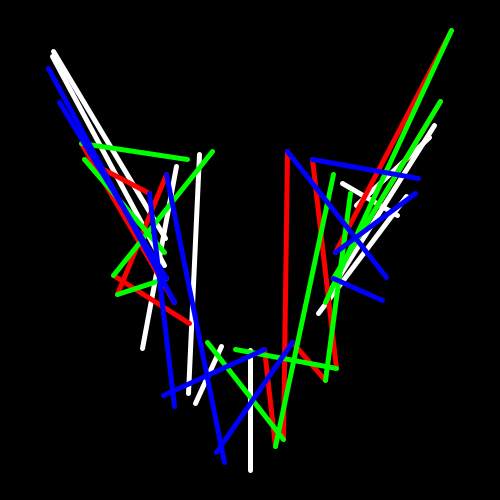
Frame 1 (no input)
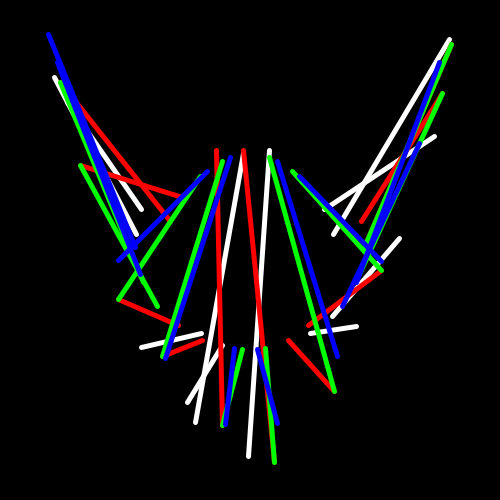
Frame 60 (the mouse pressed at the canvas centre just before this capture)
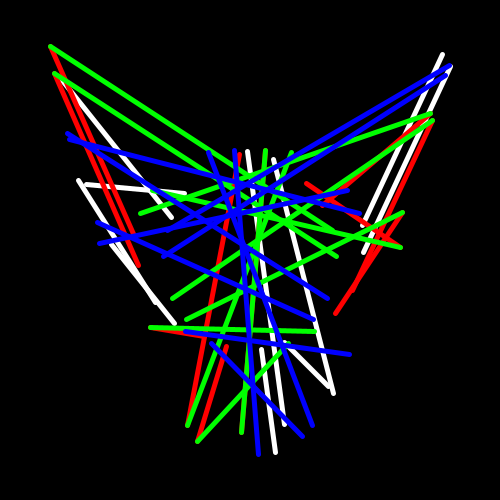
Frame 120 (the mouse held since frame 60 and released just before this capture)

The Processing sketch that drew these frames (run headless with seeded random() and noise(); from frame 60 on, the mouse is pressed at the canvas centre):

// Processing sketch: sinus_8_2
// ── sinus_8_2.pde
//********************** Eerste figuur **********************//
float x1(float t) {
return sin(t*10) * 100 + sin(t*5) * 20;  
}

float y1(float t) {
return cos(t*10) * 100;  
}

float x2(float t) {
return sin(t*10) * 200 + sin(t) * 2;  
}

float y2(float t) {
return cos(t*20) * 200 + cos(t*12) * 20;  
}
float t;
static final int NUM_LINES = 10;
//********************** Einde eerste figuur **********************//



//********************** Tweede figuur **********************//
float x3(float p) {
return sin(-p*10) * 100 + sin(-p*5) * 20;  
}

float y3(float p) {
return cos(-p*10) * 100;  
}

float x4(float p) {
return sin(-p*10) * 200 + sin(-p) * 2;  
}

float y4(float p) {
return cos(-p*20) * 200 + cos(-p*12) * 20;  
}
float p;
//********************** Einde Tweede figuur **********************//

void setup(){
  //background(random(255), random(255), random(255));
  size(500,500);
}

void draw(){
   background(0);
 //background(random(255), random(255), random(255));
 //stroke(random(255), random(255), random(255));
  stroke(255);
  strokeWeight(5);
  translate(width/2, height/2);

//****************************** Eerste ******************************//

for(int i = 0; i < NUM_LINES; i++) {
  line(x1(t + i), y1(t + i), x2(t + i), y2(t + i));
  }
  
  t += 0.5;

//****************************** Tweede ******************************//

  stroke(255,0,0);
  noFill();
for(int e = 0; e < NUM_LINES; e++) {
  line(x3(t + e), y3(t + e), x4(t + e), y4(t + e));
  }  
  
  p += 0.5;

//****************************** Derde ******************************//
  
  stroke(0,255,0);
  for(int q = 0; q < NUM_LINES; q++) {
  line(x5(t - q), y5(t - q), x6(t + q), y6(t + q));
  }
    
  h += 0.5;
  
//****************************** Vierde ******************************//

  stroke(0,0,255);
  noFill();
for(int z = 0; z < NUM_LINES; z++) {
  line(x7(t - z), y7(t - z), x8(t + z), y8(t + z));
  }
  
  k += 0.5;
}

//********************** Derde figuur **********************//
float x5(float h) {
return sin(-h*10) * 100 + sin(-h*5) * 20;  
}

float y5(float h) {
return cos(-h*10) * 100;  
}

float x6(float h) {
return sin(-h*10) * 200 + sin(-h) * 2;  
}

float y6(float h) {
return cos(-h*20) * 200 + cos(-h*12) * 20;  
}
float h;
//********************** Einde Derde figuur **********************//



//********************** Vierde figuur **********************//
float x7(float k) {
return sin(k*10) * 100 + sin(k*5) * 20;  
}

float y7(float k) {
return cos(k*10) * 100;  
}

float x8(float k) {
return sin(k*10) * 200 + sin(k) * 2;  
}

float y8(float k) {
return cos(k*20) * 200 + cos(k/12) * 20;  
}
float k;
//********************** Einde Vierde figuur **********************//
